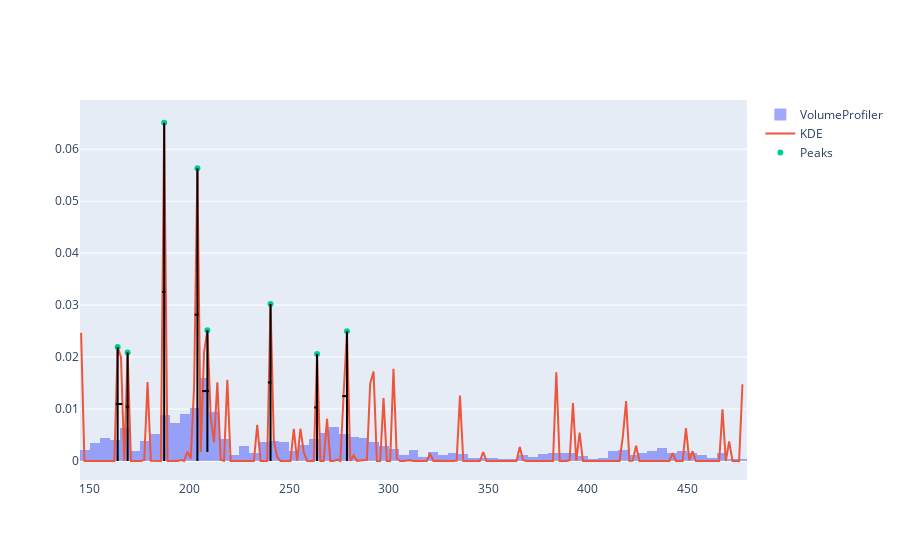

Notebook cell for this chart:
### Code cell
get_volume_profile('spy',kde_factor = .0001, num_samples = 200)

### Figure 1 — Plotly figure (JSON) as saved in the notebook; plotly's stock layout.template omitted (floating-point values rounded to 4 significant figures; data arrays with more than 128 entries replaced by an {"elided": "..."} marker saying what was removed)
{"data": [{"histfunc": "sum", "histnorm": "probability density", "name": "VolumeProfiler", "nbinsx": 150, "opacity": 0.6, "type": "histogram", "x": {"elided": "2418 float values"}, "y": {"elided": "2418 int values"}}, {"mode": "lines", "name": "KDE", "type": "scatter", "x": {"elided": "200 float values"}, "y": {"elided": "200 float values"}}, {"mode": "markers", "name": "Peaks", "type": "scatter", "x": [163.9, 168.9, 187.3, 204.0, 209.0, 240.7, 264.1, 279.1], "y": [0.02193, 0.0209, 0.0651, 0.05632, 0.02516, 0.03023, 0.0206, 0.02497]}], "layout": {"shapes": [{"line": {"color": "black", "width": 2}, "type": "line", "x0": 163.9, "x1": 163.9, "xref": "x", "y0": 0.02193, "y1": 0, "yref": "y"}, {"line": {"color": "black", "width": 2}, "type": "line", "x0": 168.9, "x1": 168.9, "xref": "x", "y0": 0.0209, "y1": 0, "yref": "y"}, {"line": {"color": "black", "width": 2}, "type": "line", "x0": 187.3, "x1": 187.3, "xref": "x", "y0": 0.0651, "y1": 0, "yref": "y"}, {"line": {"color": "black", "width": 2}, "type": "line", "x0": 204.0, "x1": 204.0, "xref": "x", "y0": 0.05632, "y1": 0, "yref": "y"}, {"line": {"color": "black", "width": 2}, "type": "line", "x0": 209.0, "x1": 209.0, "xref": "x", "y0": 0.02516, "y1": 0.001757, "yref": "y"}, {"line": {"color": "black", "width": 2}, "type": "line", "x0": 240.7, "x1": 240.7, "xref": "x", "y0": 0.03023, "y1": 0, "yref": "y"}, {"line": {"color": "black", "width": 2}, "type": "line", "x0": 264.1, "x1": 264.1, "xref": "x", "y0": 0.0206, "y1": 0, "yref": "y"}, {"line": {"color": "black", "width": 2}, "type": "line", "x0": 279.1, "x1": 279.1, "xref": "x", "y0": 0.02497, "y1": 0, "yref": "y"}, {"line": {"color": "black", "width": 2}, "type": "line", "x0": 163.0, "x1": 166.2, "xref": "x", "y0": 0.01096, "y1": 0.01096, "yref": "y"}, {"line": {"color": "black", "width": 2}, "type": "line", "x0": 168.0, "x1": 169.6, "xref": "x", "y0": 0.01045, "y1": 0.01045, "yref": "y"}, {"line": {"color": "black", "width": 2}, "type": "line", "x0": 186.2, "x1": 187.9, "xref": "x", "y0": 0.03255, "y1": 0.03255, "yref": "y"}, {"line": {"color": "black", "width": 2}, "type": "line", "x0": 202.6, "x1": 204.5, "xref": "x", "y0": 0.02816, "y1": 0.02816, "yref": "y"}, {"line": {"color": "black", "width": 2}, "type": "line", "x0": 206.4, "x1": 209.8, "xref": "x", "y0": 0.01346, "y1": 0.01346, "yref": "y"}, {"line": {"color": "black", "width": 2}, "type": "line", "x0": 239.4, "x1": 241.2, "xref": "x", "y0": 0.01512, "y1": 0.01512, "yref": "y"}, {"line": {"color": "black", "width": 2}, "type": "line", "x0": 262.6, "x1": 264.3, "xref": "x", "y0": 0.0103, "y1": 0.0103, "yref": "y"}, {"line": {"color": "black", "width": 2}, "type": "line", "x0": 276.7, "x1": 279.2, "xref": "x", "y0": 0.01249, "y1": 0.01249, "yref": "y"}]}}
